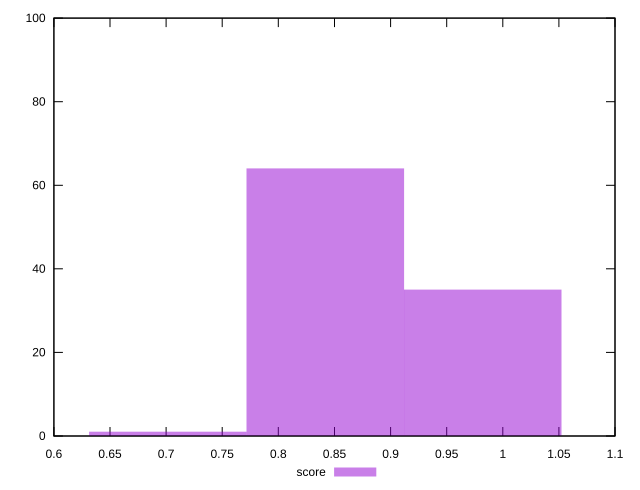

This chart was generated by the following gnuplot code:
reset
set terminal svg size 640, 490 enhanced background rgb 'white'
set output "report_00007_2020-12-11T15:55:29.892Z/uses-http2/samples/pages+cached+noexternal+nofonts/score/histogram.svg"

$score <<EOF
0.8243849659476787 64
0.9617824602722919 35
0.6869874716230656 1
EOF

set key outside below
set boxwidth 0.13739749432461312
set yrange [0:100]
set style fill transparent solid 0.5 noborder

plot \
  $score title "score" with boxes, \


reset
